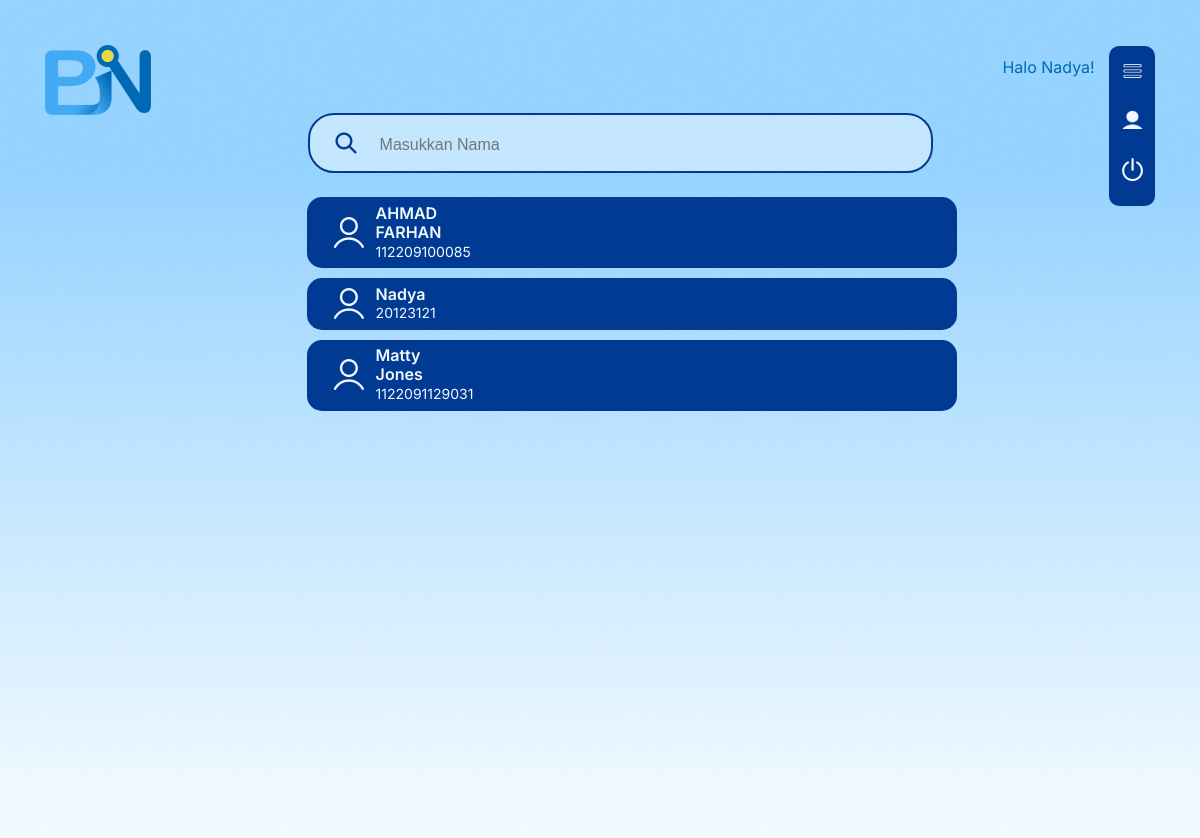
Page /userhome.php (signed in) on the committed database.
### tables this page shows
CREATE TABLE `mahasiswa` (
  `user_id` int(11) NOT NULL,
  `nama` varchar(100) NOT NULL,
  `nim` varchar(20) NOT NULL,
  `prodi` varchar(100) NOT NULL,
  `fakultas` varchar(100) NOT NULL,
  `username` varchar(50) NOT NULL,
  `password` varchar(255) NOT NULL,
  `address` varchar(255) NOT NULL,
  `latitude` float NOT NULL,
  `longitude` float NOT NULL,
  `angkatan` varchar(20) NOT NULL,
  `masa_studi` varchar(50) DEFAULT NULL
);

### Userhome.php (the view, shortened to what this page needs)
<!DOCTYPE html>
<html>
<?php
$nama = $_SESSION['nama'];
?>
<head>
    <link rel="stylesheet" href="https://stackpath.bootstrapcdn.com/font-awesome/4.7.0/css/font-awesome.min.css" />
    <link rel="stylesheet" href="https://unpkg.com/aos@2.3.1/dist/aos.css" />
    <link rel="stylesheet" href="./css/common.css" />
    <link rel="stylesheet" href="./css/fonts.css" />
    <link rel="stylesheet" href="./css/style.css" />
</head>
<body class="flex-column">
    <div class="adminhome root" style="--src:url(../assets/backgroundhome.png)">
        <img class="image1" src="./assets/BINlogo.png" alt="BIN logo" />
        <div class="flex_row">
            <div class="flex_col">
                <h5 class="highlight">Halo <?= htmlspecialchars($nama); ?>!</h5>
                <div class="flex_row1">
                    <div class="flex_col1">
                        <div class="content_box">
                            <img class="image2" src="./assets/serch.png" alt="Serch Icon" />
                            <form action="" method="GET">
                                <input type="text" name="search" class="input_mencari_user" placeholder="Masukkan Nama" value="<?php echo isset($_GET['search']) ? $_GET['search'] : ''; ?>" />
                            </form>
                        </div>
                        <div class="flex_col2">
                            <div class="scrollable-container">
                                <?php
                                include 'koneksi.php';
                                $search = isset($_GET['search']) ? $_GET['search'] : '';
                                $sql = "SELECT nama, nim, user_id FROM mahasiswa WHERE nama LIKE '%$search%'";
                                $result = $conn->query($sql);
                                if ($result->num_rows > 0) {
                                    while ($row = $result->fetch_assoc()) {
                                        echo '<div class="group">';
                                        echo '<div class="content_box1" onclick="window.location.href=\'Openprofil.php?user_id=' . $row['user_id'] . '\'">';
                                        echo '<img class="image3" src="./assets/user.png" alt="User image" />';
                                        echo '<div class="flex_col3">';
                                        echo '<h5 class="highlight2">' . $row["nama"] . '</h5>';
                                        echo '<div class="text">' . $row["nim"] . '</div>';
                                        echo '</div>';
                                        echo '</div>';
                                        echo '</div>';
                                    }
                                } else {
                                    echo "Tidak ada hasil";
                                }
                                ?>
                            </div>
                        </div>
                    </div>
                </div>
            </div>
            <div class="content_box4">
                <a href="userhome.php">
                    <img class="image8" src="./assets/menu.png" alt="Menu icon" />
                </a>
                <a href="Userprofil.php">
                    <img class="image6" src="./assets/profile.png" alt="Profile icon" />
                </a>
                <a href="index.php">
                    <img class="image7" src="./assets/exit.png" alt="Exit icon" />
                </a>
            </div>
        </div>
    </div>
</body>
</html>

### css/common.css (style rules this page uses)
*, *::before, *::after { box-sizing: border-box; }
h1, h2, h3, h4, h5, h6, hr, p, figure { display: block; font-size: 1em; font-weight: normal; margin: 0; border-width: 0; opacity: 1; }
body { margin: 0; font-family: -apple-system, BlinkMacSystemFont, "Segoe UI", "Roboto", "Oxygen", "Ubuntu", "Cantarell", "Fira Sans", "Droid Sans", "Helvetica Neue", sans-serif; -webkit-font-smoothing: antialiased; -moz-osx-font-smoothing: grayscale; }
.flex-column { display: flex; flex-direction: column; }

### css/style.css (style rules this page uses)
.input_mencari_user { display: block; width: 100%; font-size: 1rem; margin-bottom: 1rem; border: transparent; border-radius: 4px; background-color: transparent; position: relative; top: 10px; left: 2px; }
.adminhome.root { position: relative; display: flex; flex-direction: column; background: var(--src) center center/100% 100% no-repeat; background-color: #f8f6e3; overflow: hidden; }
.adminhome .image1 { position: absolute; top: 45px; right: 1129px; bottom: auto; left: 45px; width: 106px; height: 70px; filter: drop-shadow(0px 0px 75px rgba(241, 249, 255, 0.149)); }
.adminhome .flex_row { position: relative; display: flex; gap: 0px 14px; margin: 46px 3.75% 112px auto; width: 70.7%; }
.adminhome .flex_col { position: relative; display: flex; flex-direction: column; gap: 37px 0px; margin: 11.5px 0px 0px; width: 845px; min-width: 0px; }
.adminhome .highlight { position: relative; display: flex; justify-content: flex-end; align-items: center; font: 400 16px/1.18 "Inter", Helvetica, Arial, serif; color: #0069b6; text-align: right; }
.adminhome .flex_row1 { position: relative; display: flex; gap: 0px 13px; }
.adminhome .flex_col1 { position: relative; display: flex; flex-direction: column; gap: 24px 0px; margin: 0px 0px 305px; width: 626px; min-width: 0px; }
.adminhome .content_box { position: relative; display: flex; align-items: center; gap: 0px 16px; margin: 0px 0px 0px 1px; background-color: rgba(241, 249, 255, 0.498); border-radius: 26px 26px 26px 26px; padding: 12px 24px 12px 24px; outline: 2px solid #003a92; outline-offset: -2px; }
.adminhome .image2 { position: relative; width: 28px; min-width: 0px; height: 28px; }
.adminhome .flex_col2 { position: relative; display: flex; flex-direction: column; gap: 9px 0px; margin: 0px 1px 0px 0px; }
.adminhome .group { position: relative; display: flex; flex-direction: column; }
.adminhome .content_box1 { position: relative; display: flex; align-items: center; gap: 0px 12px; background-color: #003a92; border-radius: 15px 15px 15px 15px; padding: 6.5px 27px 7.5px 27px; }
.adminhome .image3 { position: relative; width: 30px; min-width: 0px; height: 31px; }
.adminhome .flex_col3 { position: relative; display: flex; flex-direction: column; gap: 2px 0px; width: 83px; min-width: 0px; }
.adminhome .highlight2 { position: relative; display: flex; align-items: center; font: 600 16px/1.18 "Inter", Helvetica, Arial, serif; color: #f1f9ff; }
.adminhome .text { position: relative; display: flex; align-items: center; font: 400 14px/1.21 "Inter", Helvetica, Arial, serif; color: #f1f9ff; }
.adminhome .scrollable-container { max-height: 450px; overflow-y: auto; width: 650px; }
.adminhome .scrollable-container .group { margin-bottom: 10px; }
.adminhome .content_box4 { display: flex; margin: 0px 0px 412px; min-width: 0px; background-color: #003a92; border-radius: 10px 10px 10px 10px; padding: 12px 11px 17px 12px; position: static; bottom: 200px; right: 160px; width: 48px; height: 160px; overflow: hidden; }
.adminhome .image8 { position: relative; top: 4px; width: 23px; height: 18px; aspect-ratio: 1.28; }
.adminhome .image6 { position: relative; top: 50px; right: 22px; width: 21px; height: 21px; }
.adminhome .image7 { position: relative; top: 100px; right: 43px; width: 21px; height: 23px; }

### rows in the picture
mahasiswa: nama "AHMAD FARHAN", nim "112209100085"
mahasiswa: nama "Nadya", nim "20123121"
mahasiswa: nama "Matty Jones", nim "1122091129031"

### other values in the picture
$nama "Nadya"
